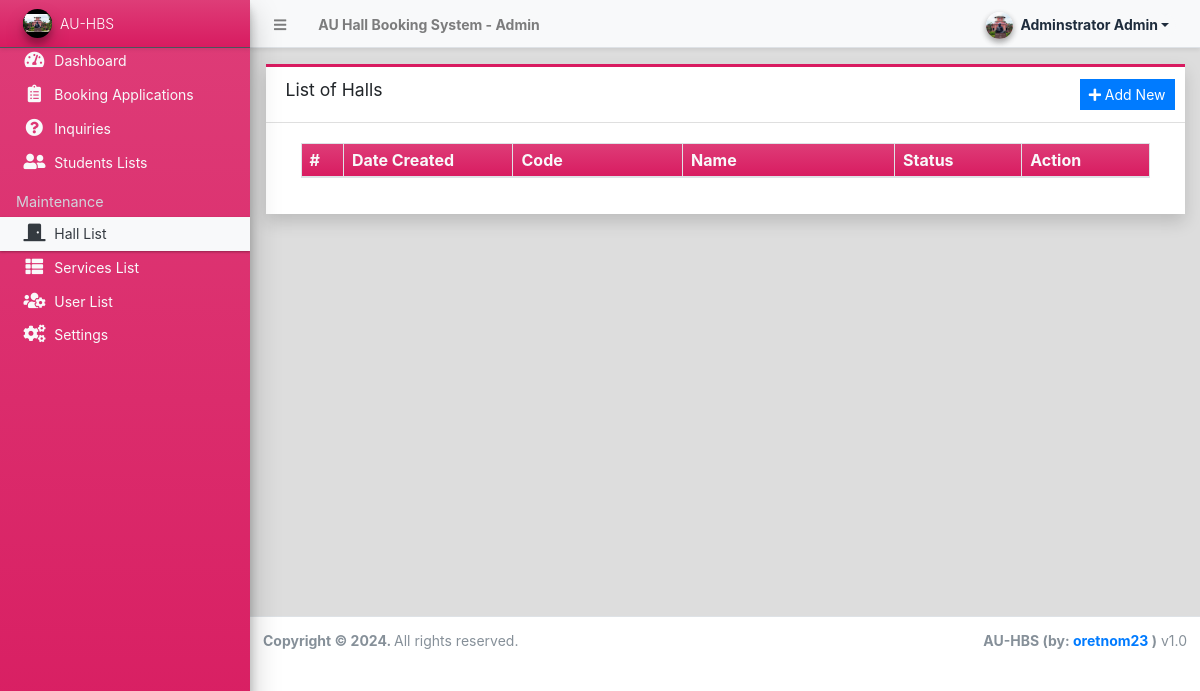
/admin/?page=halls (signed in), run on an earlier commit of the app's database.
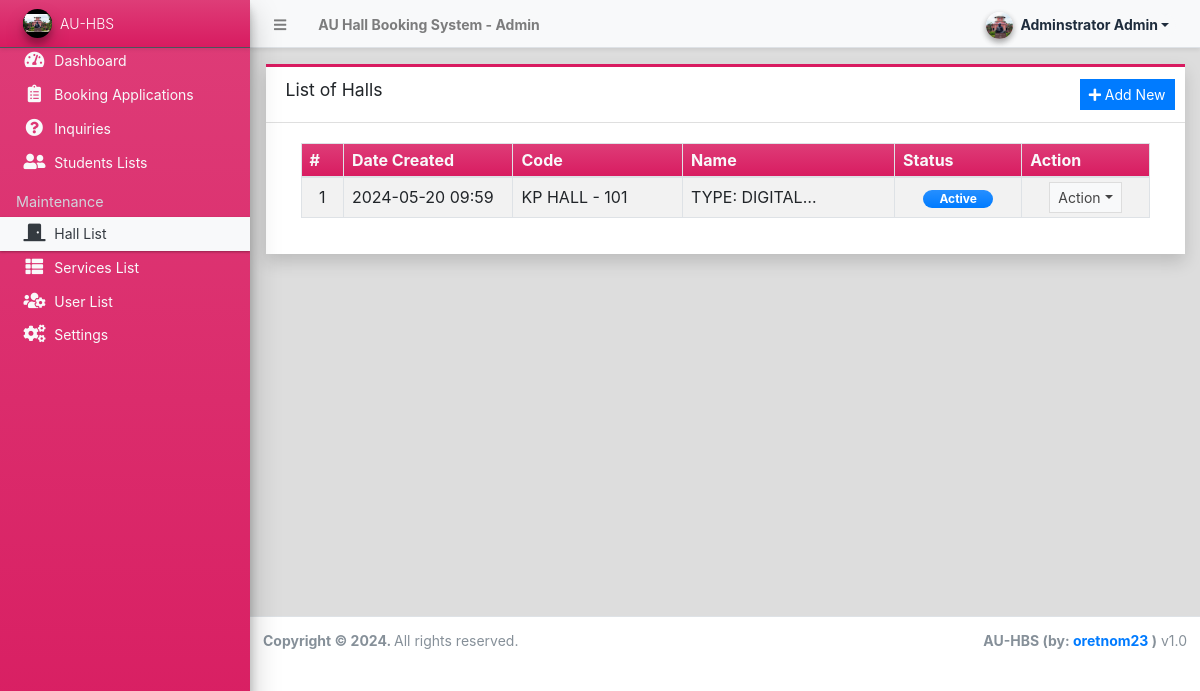
And on a later commit of the database.
### tables this page shows
CREATE TABLE `hall_list` (
  `id` int(30) NOT NULL,
  `code` varchar(100) NOT NULL,
  `name` text NOT NULL,
  
  `description` text NOT NULL,
  `image_path` text DEFAULT NULL,
  `status` tinyint(1) NOT NULL DEFAULT 1,
  `delete_flag` tinyint(1) NOT NULL DEFAULT 0,
  `date_created` datetime NOT NULL DEFAULT current_timestamp(),
  `date_updated` datetime DEFAULT NULL ON UPDATE current_timestamp()
);

### config.php (called while the page is built, shortened)
<?php
require_once('classes/DBConnection.php');
require_once('classes/SystemSettings.php');
function validate_image($file){
	if(!empty($file)){
        $ex = explode('?',$file);
        $file = $ex[0];
        $param =  isset($ex[1]) ? '?'.$ex[1]  : '';
		if(is_file(base_app.$file)){
			return base_url.$file.$param;
		}else{
			return base_url.'dist/img/ceg4.jpg';
		}
	}else{
		return base_url.'dist/img/no-image-available.png';
	}
}
function isMobileDevice(){
    $aMobileUA = array(
        '/iphone/i' => 'iPhone',
        '/ipod/i' => 'iPod',
        '/ipad/i' => 'iPad',
        '/android/i' => 'Android',
        '/blackberry/i' => 'BlackBerry',
        '/webos/i' => 'Mobile'
    );
    return false;
}
?>

### classes/DBConnection.php (called while the page is built, shortened)
<?php
class DBConnection{
    private $host = DB_SERVER;
    private $username = DB_USERNAME;
    private $password = DB_PASSWORD;
    private $database = DB_NAME;
    public $conn;
    public function __construct(){
        if (!isset($this->conn)) {
            $this->conn = new mysqli($this->host, $this->username, $this->password, $this->database);
        }
    }
}
?>

### classes/SystemSettings.php (called while the page is built, shortened)
<?php
class SystemSettings extends DBConnection{
	function userdata($field = ''){
		if(!empty($field)){
			if(isset($_SESSION['userdata'][$field]))
				return $_SESSION['userdata'][$field];
			else
				return null;
		}else{
			return false;
		}
	}
	function info($field=''){
		if(!empty($field)){
			if(isset($_SESSION['system_info'][$field]))
				return $_SESSION['system_info'][$field];
			else
				return false;
		}else{
			return false;
		}
	}
}
$_settings = new SystemSettings();
?>

### admin/halls/index.php (the view, shortened to what this page needs)
<div class="card card-outline card-maroon rounded-0 shadow">
	<div class="card-header">
		<h3 class="card-title">List of Halls</h3>
		<div class="card-tools">
			<a href="javascript:void(0)" id="create_new" class="btn btn-flat btn-sm btn-primary"><span class="fas fa-plus"></span>  Add New</a>
		</div>
	</div>
	<div class="card-body">
		<div class="container-fluid">
        <div class="container-fluid">
			<table class="table table-bordered table-hover table-striped">
				<colgroup>
					<col width="5%">
					<col width="20%">
					<col width="20%">
					<col width="25%">
					<col width="15%">
					<col width="15%">
				</colgroup>
				<thead>
					<tr class="bg-gradient-maroon text-light">
						<th>#</th>
						<th>Date Created</th>
						<th>Code</th>
						<th>Name</th>
						<th>Status</th>
						<th>Action</th>
					</tr>
				</thead>
				<tbody>
					<?php
						$i = 1;
						$qry = $conn->query("SELECT * from `hall_list` where delete_flag = 0 order by `name` asc ");
						while($row = $qry->fetch_assoc()):
					?>
						<tr>
							<td class="text-center"><?php echo $i++; ?></td>
							<td class=""><?php echo date("Y-m-d H:i",strtotime($row['date_created'])) ?></td>
							<td class=""><?php echo $row['name'] ?></td>
							<td class=""><p class="m-0 truncate-1"><?php echo $row['description'] ?></p></td>
							<td class="text-center">
								<?php
									switch($row['status']){
										case 1:
											echo '<span class="badge badge-primary bg-gradient-primary px-3 rounded-pill">Active</span>';
											break;
									}
								?>
							</td>
							<td align="center">
								 <button type="button" class="btn btn-flat btn-default btn-sm dropdown-toggle dropdown-icon" data-toggle="dropdown">
				                  		Action
				                  </button>
							</td>
						</tr>
					<?php endwhile; ?>
				</tbody>
			</table>
		</div>
		</div>
	</div>
</div>

### admin/index.php (shortened to what this page needs)
<?php require_once('../config.php'); ?>
 <!DOCTYPE html>
<html lang="en" class="" style="height: auto;">
<?php require_once('inc/header.php') ?>
  <body class="sidebar-mini layout-fixed control-sidebar-slide-open layout-navbar-fixed sidebar-mini-md sidebar-mini-xs" data-new-gr-c-s-check-loaded="14.991.0" data-gr-ext-installed="" style="height: auto;">
    <div class="wrapper">
     <?php require_once('inc/topBarNav.php') ?>
     <?php require_once('inc/navigation.php') ?>
     <?php $page = isset($_GET['page']) ? $_GET['page'] : 'home';  ?>
      <div class="content-wrapper pt-3" style="min-height: 567.854px;">
        <section class="content">
          <div class="container-fluid">
            <?php
              if(!file_exists($page.".php") && !is_dir($page)){
                  include '404.html';
              }else{
                if(is_dir($page))
                  include $page.'/index.php';
                else
                  include $page.'.php';
              }
            ?>
          </div>
        </section>
      </div>
      <?php require_once('inc/footer.php') ?>
  </body>
</html>

### admin/inc/header.php (shortened to what this page needs)
<head>
    <link rel="stylesheet" href="<?php echo base_url ?>plugins/fontawesome-free/css/all.min.css">
    <link rel="stylesheet" href="<?php echo base_url ?>plugins/tempusdominus-bootstrap-4/css/tempusdominus-bootstrap-4.min.css">
  <link rel="stylesheet" href="<?php echo base_url ?>plugins/datatables-bs4/css/dataTables.bootstrap4.min.css">
  <link rel="stylesheet" href="<?php echo base_url ?>plugins/datatables-responsive/css/responsive.bootstrap4.min.css">
  <link rel="stylesheet" href="<?php echo base_url ?>plugins/datatables-buttons/css/buttons.bootstrap4.min.css">
  <link rel="stylesheet" href="<?php echo base_url ?>plugins/select2/css/select2.min.css">
  <link rel="stylesheet" href="<?php echo base_url ?>plugins/select2-bootstrap4-theme/select2-bootstrap4.min.css">
    <link rel="stylesheet" href="<?php echo base_url ?>plugins/icheck-bootstrap/icheck-bootstrap.min.css">
    <link rel="stylesheet" href="<?php echo base_url ?>plugins/jqvmap/jqvmap.min.css">
    <link rel="stylesheet" href="<?php echo base_url ?>plugins/fullcalendar/main.css">
    <link rel="stylesheet" href="<?php echo base_url ?>dist/css/adminlte.css">
    <link rel="stylesheet" href="<?php echo base_url ?>dist/css/custom.css">
    <link rel="stylesheet" href="<?php echo base_url ?>plugins/overlayScrollbars/css/OverlayScrollbars.min.css">
    <link rel="stylesheet" href="<?php echo base_url ?>plugins/daterangepicker/daterangepicker.css">
    <link rel="stylesheet" href="<?php echo base_url ?>plugins/summernote/summernote-bs4.min.css">
  <link rel="stylesheet" href="<?php echo base_url ?>plugins/sweetalert2-theme-bootstrap-4/bootstrap-4.min.css">
  </head>

### admin/inc/topBarNav.php (shortened to what this page needs)
<nav class="main-header navbar navbar-expand navbar-light text-sm shadow-sm">
  <ul class="navbar-nav">
    <li class="nav-item">
    <a class="nav-link" data-widget="pushmenu" href="#" role="button"><i class="fas fa-bars"></i></a>
    </li>
    <li class="nav-item d-none d-sm-inline-block">
      <a href="<?php echo base_url ?>" class="nav-link"><b><?php echo (!isMobileDevice()) ? $_settings->info('name'):$_settings->info('short_name'); ?> - Admin</b></a>
    </li>
  </ul>
  <ul class="navbar-nav ml-auto">
    <li class="nav-item">
      <div class="btn-group nav-link">
            <button type="button" class="btn btn-rounded badge badge-light dropdown-toggle dropdown-icon" data-toggle="dropdown">
              <span><img src="<?php echo validate_image($_settings->userdata('avatar')) ?>" class="img-circle elevation-2 user-img" alt="User Image"></span>
              <span class="ml-3"><?php echo ucwords($_settings->userdata('firstname').' '.$_settings->userdata('lastname')) ?></span>
            </button>
        </div>
    </li>
  </ul>
</nav>

### admin/inc/navigation.php (shortened to what this page needs)
<aside class="main-sidebar sidebar-dark-light elevation-4 sidebar-no-expand bg-gradient-maroon">
  <a href="<?php echo base_url ?>admin" class="brand-link bg-transparent text-sm shadow-sm bg-gradient-maroon">
  <img src="<?php echo validate_image($_settings->info('logo'))?>" alt="Store Logo" class="brand-image img-circle elevation-3 bg-black" style="width: 1.8rem;height: 1.8rem;max-height: unset;object-fit:scale-down;object-position:center center">
  <span class="brand-text font-weight-light"><?php echo $_settings->info('short_name') ?></span>
  </a>
  <div class="sidebar os-host os-theme-light os-host-overflow os-host-overflow-y os-host-resize-disabled os-host-transition os-host-scrollbar-horizontal-hidden">
    <div class="os-content-glue" style="margin: 0px -8px; width: 249px; height: 646px;"></div>
    <div class="os-padding">
      <div class="os-viewport os-viewport-native-scrollbars-invisible" style="overflow-y: scroll;">
        <div class="os-content" style="padding: 0px 8px; height: 100%; width: 100%;">
          <nav class="">
             <ul class="nav nav-pills nav-sidebar flex-column text-sm nav-compact nav-flat nav-child-indent nav-collapse-hide-child text-dark" data-widget="treeview" role="menu" data-accordion="false">
              <li class="nav-item dropdown">
                <a href="./" class="nav-link text-light nav-home">
                  <i class="nav-icon fas fa-tachometer-alt"></i>
                  <p>
                    Dashboard
                  </p>
                </a>
              </li>
              <li class="nav-item">
                <a href="<?php echo base_url ?>admin/?page=bookings" class="nav-link text-light nav-bookings">
                  <i class="nav-icon fas fa-clipboard-list"></i>
                  <p>
                    Booking Applications
                  </p>
                </a>
              </li>
              <li class="nav-item">
                <a href="<?php echo base_url ?>admin/?page=inquiries" class="nav-link text-light nav-inquiries">
                  <i class="nav-icon fas fa-question-circle"></i>
                  <p>
                    Inquiries
                  </p>
                </a>
              </li>
              <li class="nav-item">
                <a href="<?php echo base_url ?>admin/?page=clients" class="nav-link text-light nav-clients">
                  <i class="nav-icon fas fa-user-friends"></i>
                  <p>
                    Students Lists
                  </p>
                </a>
              </li>
              <?php if($_settings->userdata('type') == 1): ?>
              <li class="nav-header">Maintenance</li>
              <li class="nav-item dropdown">
                <a href="<?php echo base_url ?>admin/?page=halls" class="nav-link text-light nav-halls">
                  <i class="nav-icon fas fa-door-closed"></i>
                  <p>
                    Hall List
                  </p>
                </a>
              </li>
              <li class="nav-item dropdown">
                <a href="<?php echo base_url ?>admin/?page=services" class="nav-link text-light nav-packages">
                  <i class="nav-icon fas fa-th-list"></i>
                  <p>
                    Services List
                  </p>
                </a>
              </li>
              <li class="nav-item dropdown">
                <a href="<?php echo base_url ?>admin/?page=user/list" class="nav-link text-light nav-user_list">
                  <i class="nav-icon fas fa-users-cog"></i>
                  <p>
                    User List
                  </p>
                </a>
              </li>
              <li class="nav-item dropdown">
                <a href="<?php echo base_url ?>admin/?page=system_info" class="nav-link text-light nav-system_info">
                  <i class="nav-icon fas fa-cogs"></i>
                  <p>
                    Settings
                  </p>
                </a>
              </li>
              <?php endif; ?>
            </ul>
          </nav>
        </div>
      </div>
    </div>
  </div>
</aside>

### admin/inc/footer.php (shortened to what this page needs)
<footer class="main-footer text-sm">
        <strong>Copyright © <?php echo date('Y') ?>.
        </strong>
        All rights reserved.
        <div class="float-right d-none d-sm-inline-block">
          <b><?php echo $_settings->info('short_name') ?> (by: <a href="mailto:oretnom23@gmail.com" target="blank">oretnom23</a> )</b> v1.0
        </div>
      </footer>
    </div>

### admin/inc/topBarNav.php (style rules this page uses)
.user-img { position: absolute; height: 27px; width: 27px; object-fit: cover; left: -7%; top: -12%; }
.btn-rounded { border-radius: 50px; }

What changed in the data, as far as the page shows it:
added hall_list: date_created "2024-05-20 09:59", name "KP HALL - 101", description "TYPE:…", status "Active"
